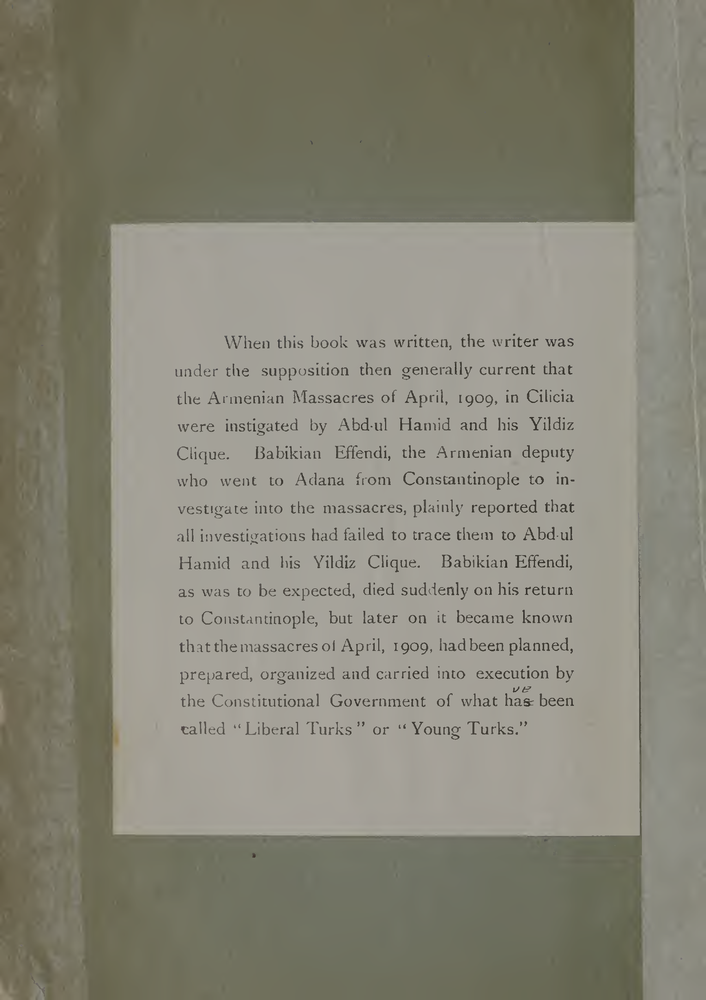
#> input picture data/raw/damage_dataset/fade/fade_a006.tiff, 706 x 1000 px, shrunk from 1850 x 2621 before the run
$ python -i ocr.py   (imports and definitions only)
#> lines starting #> are read from the running program, lines starting #| are printed output that depends on the picture; after the words box and inside, x2 and y2 are one past the last pixel; in counts of white or black regions, pixels touching at a corner belong together
import pytesseract
import cv2
import numpy as np
import re

# IMPORTANT: adjust path if needed
pytesseract.pytesseract.tesseract_cmd = r"C:\Program Files\Tesseract-OCR\tesseract.exe"


# =========================
# CLEAN TEXT (NEW 🔥)
# =========================
def clean_text(text):

    # fix weird starting symbols
    text = re.sub(r'^[^A-Za-z]+', '', text)

    # fix multiple spaces
    text = re.sub(r'\s+', ' ', text)

    # common OCR fixes (optional but useful)
    text = text.replace("thatthe", "that the")
    text = text.replace("Abd-ul", "Abdul")

    return text.strip()


# =========================
# MAIN OCR FUNCTION
# =========================
def extract_text_with_confidence(image):

    image = np.array(image)

    # =========================
    # SAFE CONVERSION
    # =========================
    if len(image.shape) == 2:
        gray = image
        vis = cv2.cvtColor(image, cv2.COLOR_GRAY2RGB)
    else:
        vis = image.copy()
        gray = cv2.cvtColor(image, cv2.COLOR_RGB2GRAY)
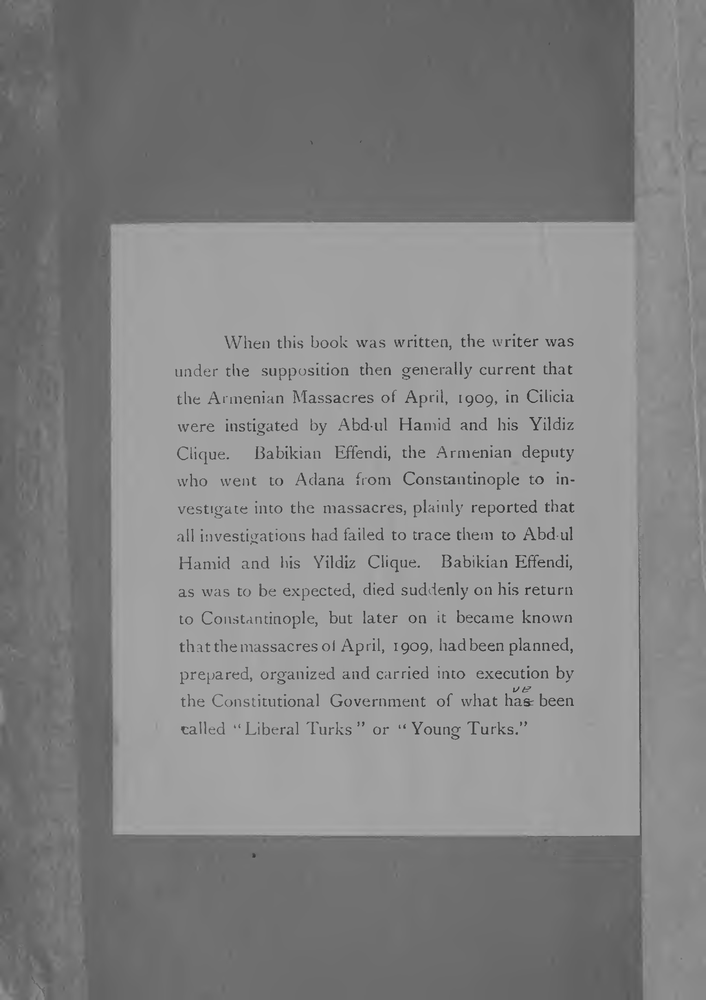
#> gray: shape (1000, 706); min 32, max 185, mean 132.1

    # =========================
    # 🔥 IMPROVED PREPROCESSING
    # =========================

    # noise reduction (better than bilateral alone)
    gray = cv2.GaussianBlur(gray, (3, 3), 0)

    # contrast normalization (IMPORTANT FIX)
    gray = cv2.normalize(gray, None, 0, 255, cv2.NORM_MINMAX)
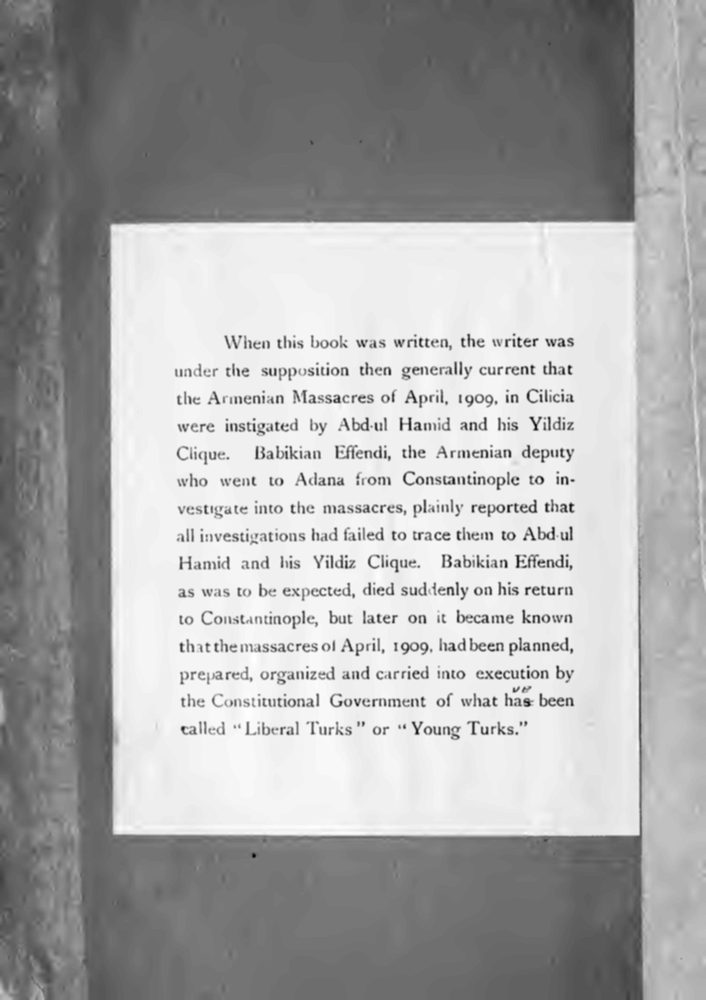
#> gray: shape (1000, 706); min 0, max 255, mean 168.8

    gray = cv2.bilateralFilter(gray, 9, 75, 75)

    gray = cv2.adaptiveThreshold(
        gray,
        255,
        cv2.ADAPTIVE_THRESH_GAUSSIAN_C,
        cv2.THRESH_BINARY,
        35,
        11
    )
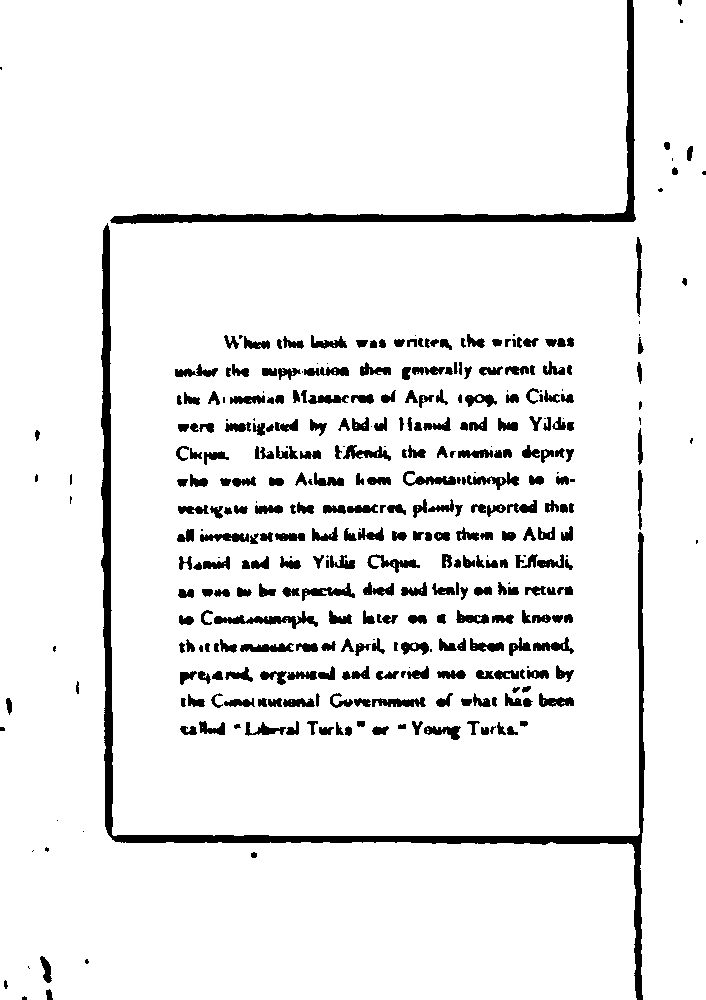
#> gray: shape (1000, 706); 92.8% white; 367 black regions (59 under 20 px), largest, box (x1, y1, x2, y2) and area: (101, 223, 645, 1000) 11088, (110, 0, 636, 224) 5462, (214, 611, 318, 629) 667

    # =========================
    # OCR CONFIG (OPTIMIZED)
    # =========================
    custom_config = r'--oem 3 --psm 4'

#> (the run stopped early here; a loop or call above may not have finished)

$ run again, on data/raw/damage_dataset/fade/fade_a013.tiff
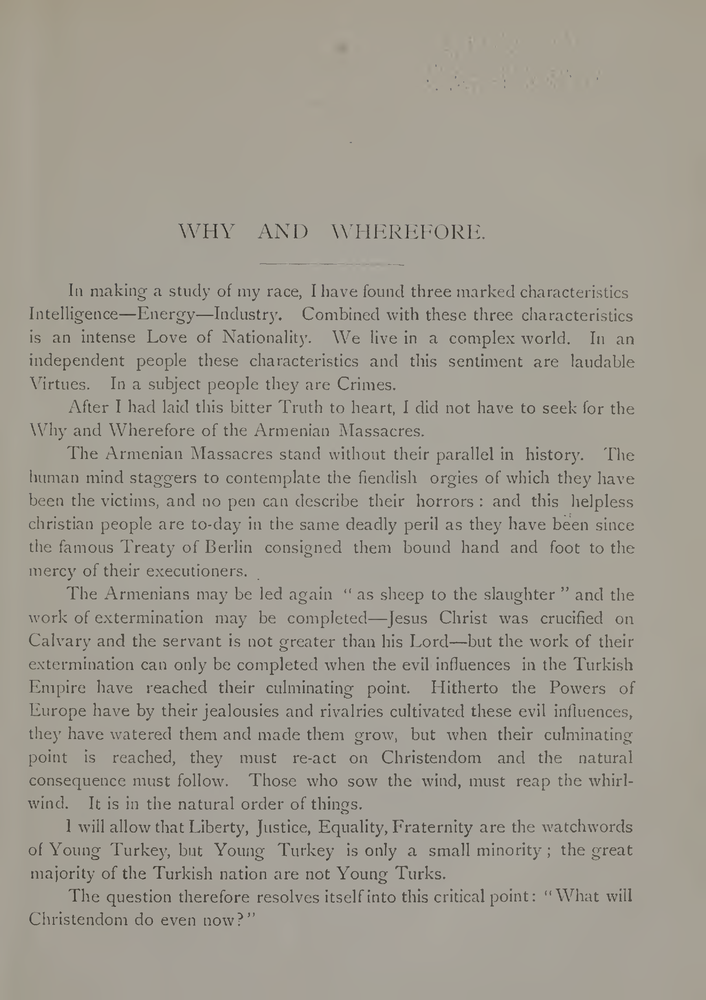
#> input picture data/raw/damage_dataset/fade/fade_a013.tiff, 706 x 1000 px, shrunk from 1850 x 2621 before the run
#> in extract_text_with_confidence, `gray = cv2.bilateralFilter(gray, 9, 75, 75)`:
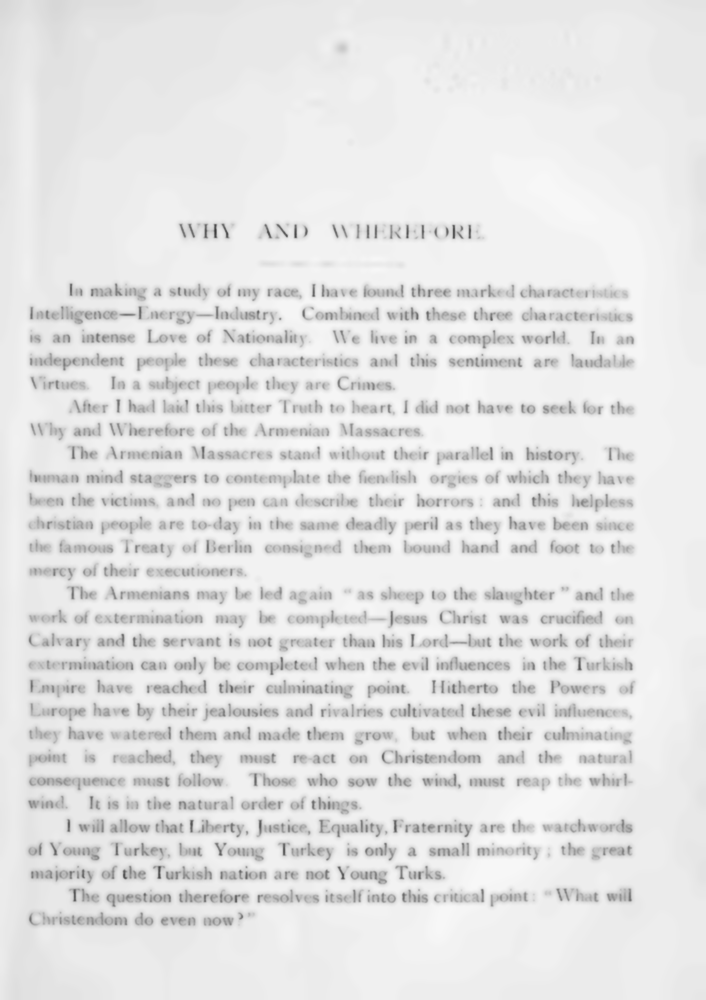
#> gray: shape (1000, 706); min 57, max 247, mean 227.8
#> in extract_text_with_confidence, `gray = cv2.adaptiveThreshold( gray, 255, cv2.ADAPTIVE_THRESH_GAUSSIAN_..`:
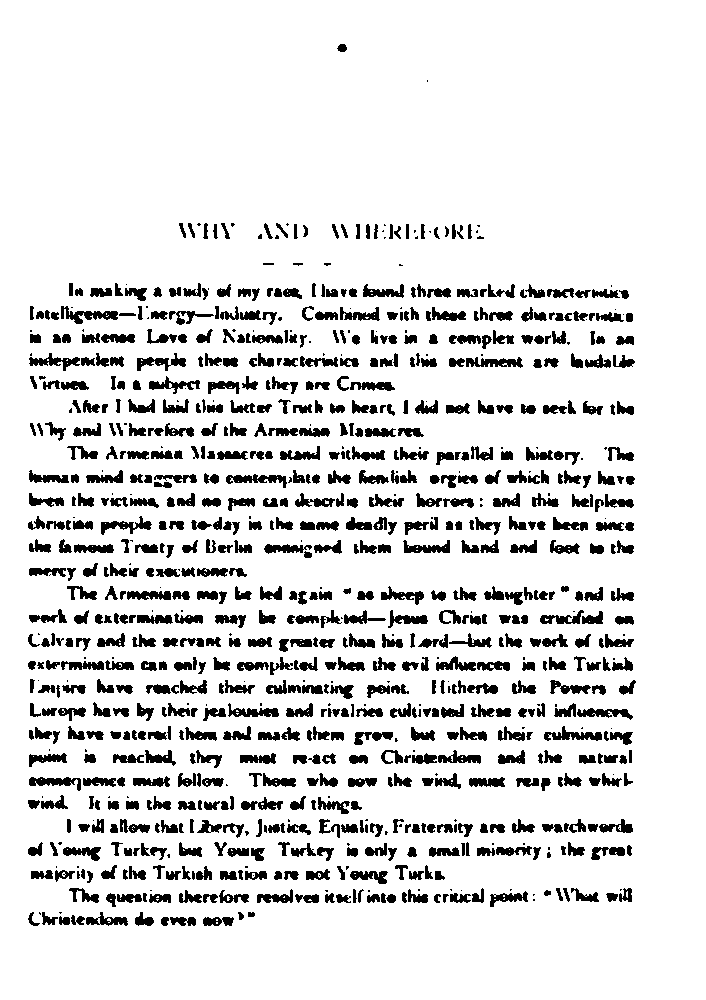
#> gray: shape (1000, 706); 87.9% white; 920 black regions (159 under 20 px), largest, box (x1, y1, x2, y2) and area: (61, 306, 118, 324) 439, (226, 474, 287, 488) 399, (544, 726, 602, 741) 396

$ run again, on data/raw/damage_dataset/fade/fade_a020.tiff
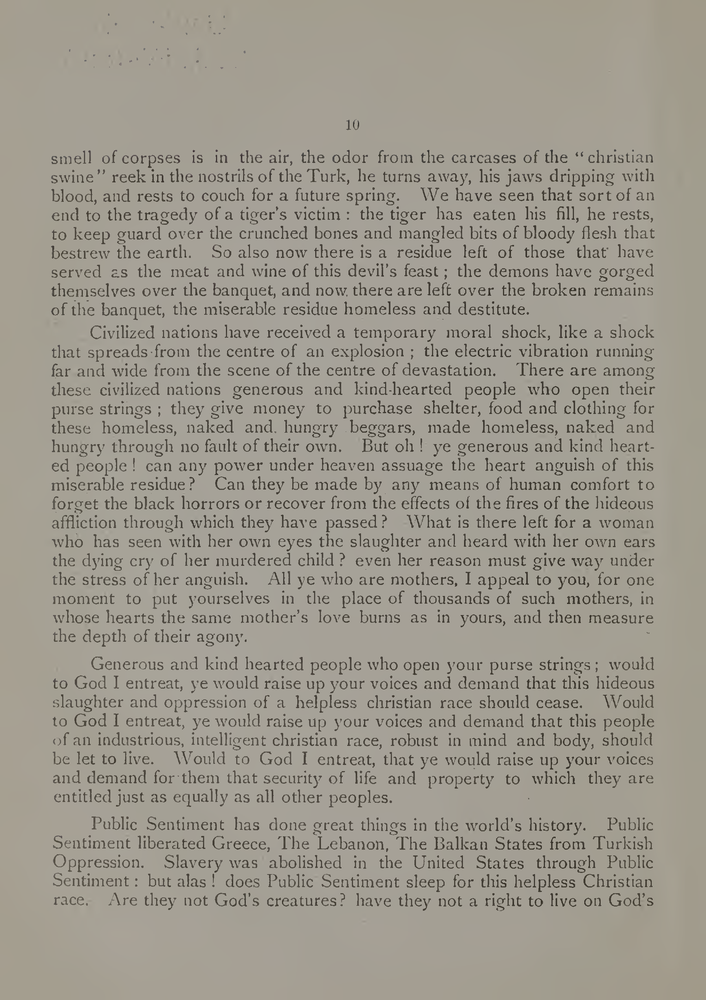
#> input picture data/raw/damage_dataset/fade/fade_a020.tiff, 706 x 1000 px, shrunk from 1850 x 2621 before the run
#> in extract_text_with_confidence, `gray = cv2.bilateralFilter(gray, 9, 75, 75)`:
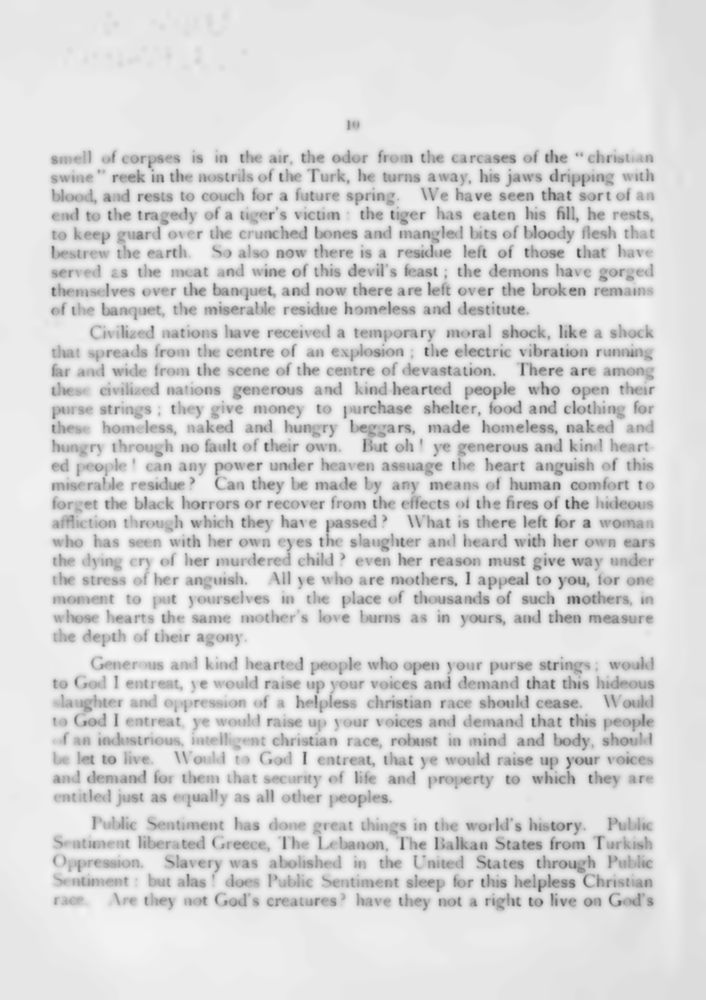
#> gray: shape (1000, 706); min 66, max 246, mean 217.2
#> in extract_text_with_confidence, `gray = cv2.adaptiveThreshold( gray, 255, cv2.ADAPTIVE_THRESH_GAUSSIAN_..`:
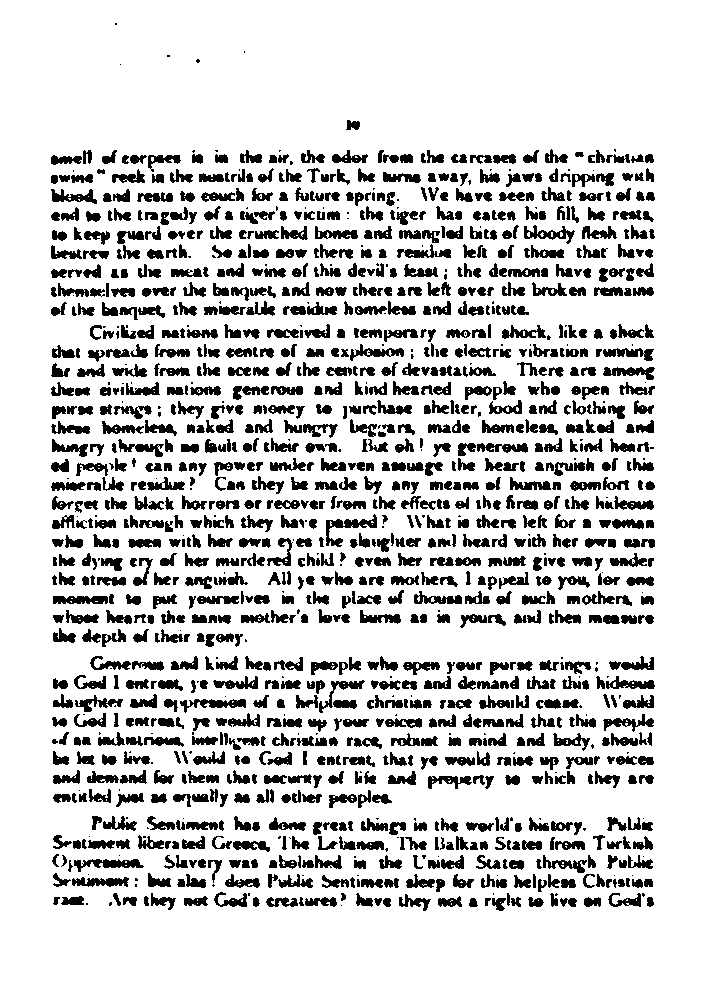
#> gray: shape (1000, 706); 82.3% white; 1366 black regions (181 under 20 px), largest, box (x1, y1, x2, y2) and area: (326, 514, 377, 547) 508, (74, 859, 144, 872) 451, (180, 699, 246, 713) 417

$ run again, on data/raw/damage_dataset/fade/fade_a030.tiff
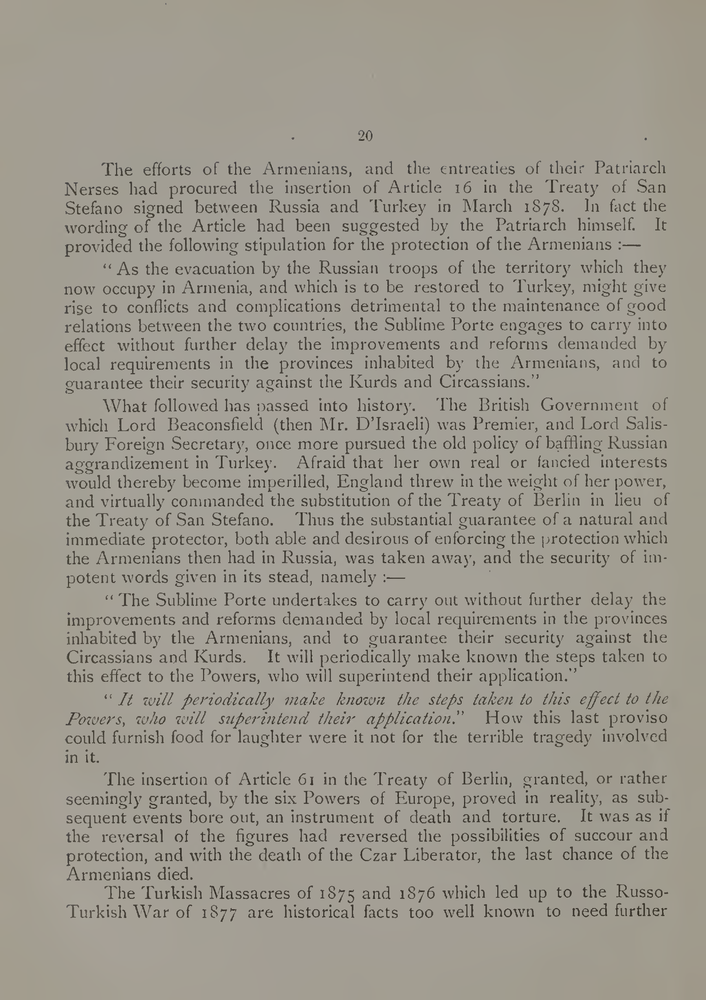
#> input picture data/raw/damage_dataset/fade/fade_a030.tiff, 706 x 1000 px, shrunk from 1850 x 2621 before the run
#> in extract_text_with_confidence, `gray = cv2.bilateralFilter(gray, 9, 75, 75)`:
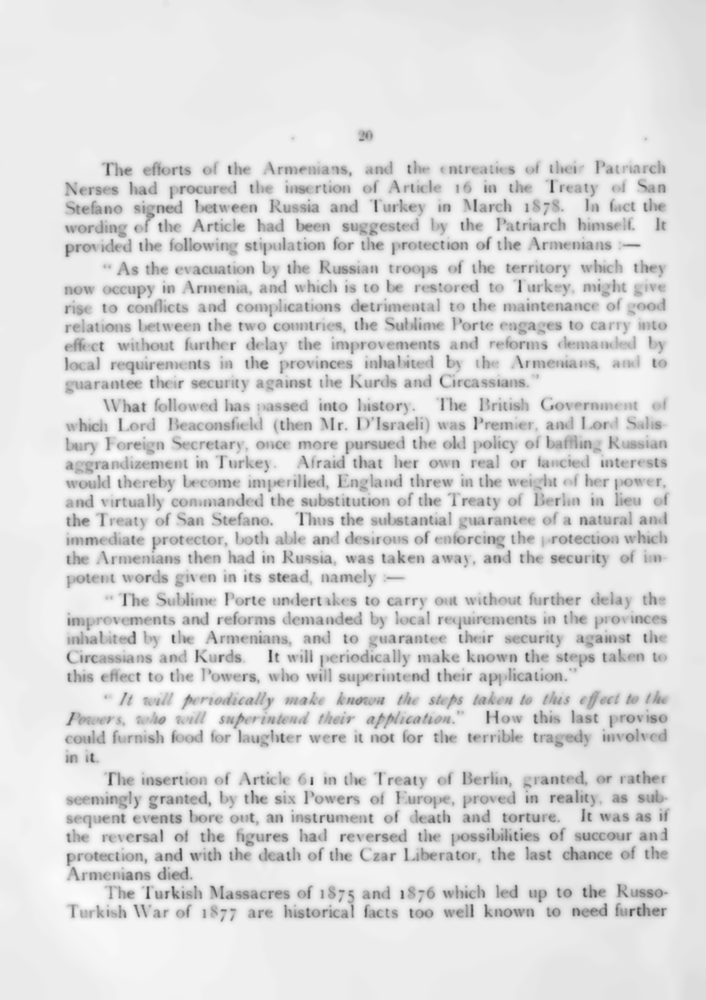
#> gray: shape (1000, 706); min 61, max 250, mean 221.3
#> in extract_text_with_confidence, `gray = cv2.adaptiveThreshold( gray, 255, cv2.ADAPTIVE_THRESH_GAUSSIAN_..`:
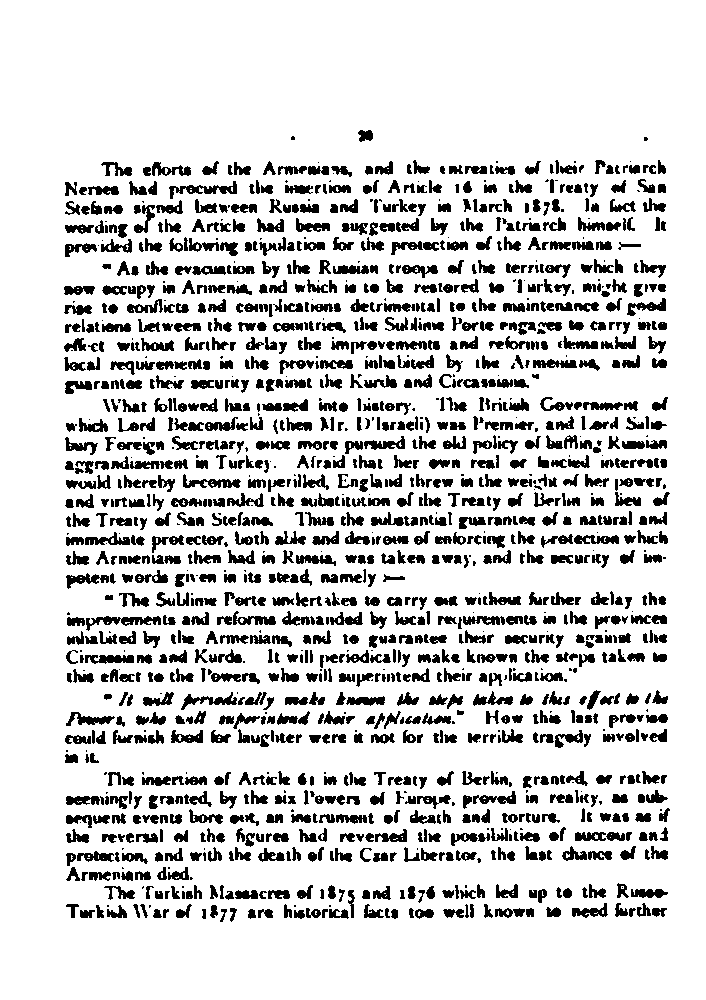
#> gray: shape (1000, 706); 83.5% white; 1532 black regions (224 under 20 px), largest, box (x1, y1, x2, y2) and area: (86, 616, 161, 631) 463, (169, 181, 237, 199) 430, (183, 474, 241, 488) 361
